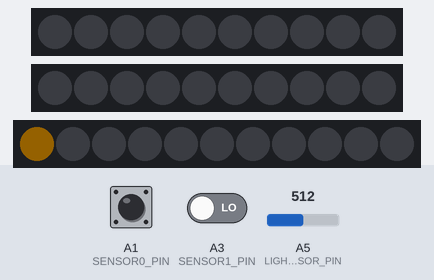
Simulated run of this sketch. Board: Arduino Uno, built with avr-gcc and run on an emulated ATmega328P. Parts: 2 × 10 RGB LEDs in strip order, left to right, 11 RGB LEDs in strip order, left to right. Inputs (shaded band) come from the test bench; at power-on: A1 (SENSOR0_PIN) LOW, A5 (LIGHT_SENSOR_PIN) = 512, A3 (SENSOR1_PIN) LOW. Dim RGB values are drawn brighter than linear; EEPROM starts erased.

Above: at 1.2 s.
1.3 s: A1 (SENSOR0_PIN) driven HIGH
At 2.6 s:
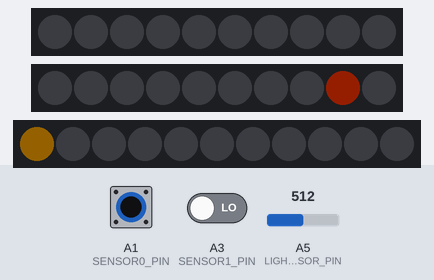
3.1 s: A5 (LIGHT_SENSOR_PIN) set to 716
4.6 s: A5 (LIGHT_SENSOR_PIN) set to 900
6.1 s: A5 (LIGHT_SENSOR_PIN) set to 511
7.6 s: A1 (SENSOR0_PIN) pulsed LOW 5 times (0.12 s each, 0.3 s apart)
At 9.7 s:
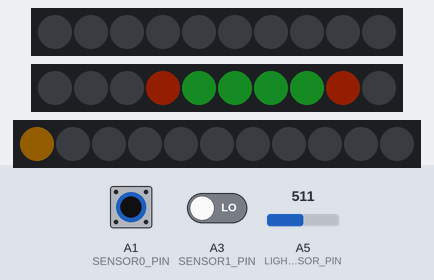
10.7 s: A1 (SENSOR0_PIN) pulsed LOW 5 times (0.12 s each, 0.3 s apart)
At 12.15 s:
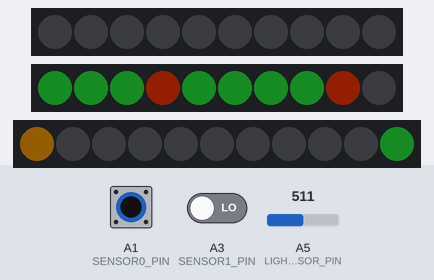
At 13.0 s:
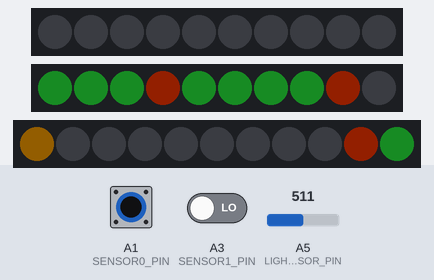
Timing chart, 0 to 14.5 s (numbered marks = the images above; inputs shaded):
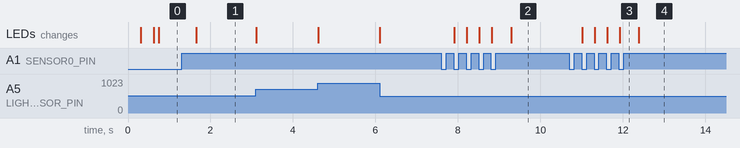

Measured:
- after the input at 1.3 s, the LEDs: change after 0.36 s (image 1)
- after the input at 7.6 s, the LEDs: first change after 0.31 s (image 2 shows a later state)
- after the input at 10.7 s, the LEDs: first change after 0.31 s (image 3 shows a later state)

The sketch:

monthly-calendar.ino
```cpp
#include <Adafruit_NeoPixel.h>
#include <EEPROM.h>

#define DATE_COUNT 366

#define SENSOR0_PIN A1
#define SENSOR1_PIN A3

#define LIGHT_SENSOR_PIN A5
#define LIGHT_SENSOR_MIN 0x100
#define LIGHT_SENSOR_MAX 0x300

#define PIXEL_BRIGHTNESS_MIN 4
#define PIXEL_BRIGHTNESS_MAX 36
#define PIXEL0_PIN 3
#define PIXEL1_PIN 5
#define PIXEL2_PIN 7
#define PIXEL_COUNT 31

#define EEPROM_STATUSES 0
#define EEPROM_DATE (EEPROM_STATUSES + DATE_COUNT)

#define COLOR_NONE (pixels0.Color(0, 0, 0))
#define COLOR_SUCCESS (pixels0.Color(32, 160, 48))
#define COLOR_FAILURE (pixels0.Color(255, 54, 0))
#define COLOR_OOB (pixels0.Color(255, 165, 0))
#define COLOR_TODAY1 (pixels0.Color(16, 16, 64))
#define COLOR_TODAY2 (pixels0.Color(64, 64, 192))
#define COLOR_RESET (pixels0.Color(255, 0, 0))
#define COLOR_INIT (pixels0.Color(255, 255, 255))

#define STATE_INIT 0
#define STATE_CALENDAR 1
#define STATE_OFF 2
#define STATE_RESET 3

#define STATUS_NONE 0
#define STATUS_SUCCESS 1
#define STATUS_FAILURE 2

#define PRESS_NONE 0
#define PRESS_SHORT 1
#define PRESS_LONG 2
#define PRESS_FRAMES_SHORT 3
#define PRESS_FRAMES_LONG 30

Adafruit_NeoPixel pixels0(10, PIXEL0_PIN, NEO_GRB + NEO_KHZ800);
Adafruit_NeoPixel pixels1(10, PIXEL1_PIN, NEO_GRB + NEO_KHZ800);
Adafruit_NeoPixel pixels2(11, PIXEL2_PIN, NEO_GRB + NEO_KHZ800);

int monthLengths[] = { 31, 29, 31, 30, 31, 30, 31, 31, 30, 31, 30, 31 };
int monthStarts[12];
int monthEnds[12];

int statuses[DATE_COUNT];
int date = 0;

int state = STATE_INIT;

int holds[2] = {0};
int presses[2] = {0};
bool pressTriggered = false;

int animationPhase = 0;
bool triggerReset = false;

void setup() {
	pinMode(LIGHT_SENSOR_PIN, INPUT);
	pinMode(SENSOR0_PIN, INPUT);
	pinMode(SENSOR1_PIN, INPUT);

	pixels0.begin();
	pixels1.begin();
	pixels2.begin();

	pixels0.setBrightness(PIXEL_BRIGHTNESS_MIN);
	pixels1.setBrightness(PIXEL_BRIGHTNESS_MIN);
	pixels2.setBrightness(PIXEL_BRIGHTNESS_MIN);

	for (int i = 0; i < 12; ++i) {
		monthStarts[i] = i == 0 ? 0 : (monthStarts[i-1] + monthLengths[i-1]);
		monthEnds[i] = monthStarts[i] + monthLengths[i] - 1;
	}

	for (int i = 0; i < DATE_COUNT; ++i) {
		statuses[i] = EEPROM.read(EEPROM_STATUSES + i);
	}

	date = EEPROM.read(EEPROM_DATE);
}

void loop() {
	pollInput();
	updateLogic();
	updateBrightness();
	updateDisplay();
	delay(10);
}
```

display.ino
```cpp
void clearPixels() {
	pixels0.clear();
	pixels1.clear();
	pixels2.clear();
}

void setPixelColor(int pixel, uint32_t color) {
	if (pixel >= 20) {
		pixels2.setPixelColor(30 - pixel, color);
	}
	else if (pixel >= 10) {
		pixels1.setPixelColor(19 - pixel, color);
	}
	else {
		pixels0.setPixelColor(9 - pixel, color);
	}
}

void updatePixels() {
	pixels0.show();
	pixels1.show();
	pixels2.show();
}

void updateBrightness() {
	int value = analogRead(LIGHT_SENSOR_PIN);
	value -= LIGHT_SENSOR_MIN;
	if (value < 0) value = 0;
	value *= PIXEL_BRIGHTNESS_MAX - PIXEL_BRIGHTNESS_MIN;
	value /= LIGHT_SENSOR_MAX - LIGHT_SENSOR_MIN;
	value += PIXEL_BRIGHTNESS_MIN;
	if (value > PIXEL_BRIGHTNESS_MAX) value = PIXEL_BRIGHTNESS_MAX;

	int currentBrightness = pixels0.getBrightness();
	if (abs(value - currentBrightness) > 1) {
		pixels0.setBrightness(value);
		pixels1.setBrightness(value);
		pixels2.setBrightness(value);
	}
}

void updateDisplay() {
	switch (state) {
	case STATE_INIT:
		displayInit();
		break;

	case STATE_CALENDAR:
		displayCalendar();
		break;

	case STATE_OFF:
		displayOff();
		break;

	case STATE_RESET:
		displayReset();
		break;
	}
}

void displayInit() {
	clearPixels();
	setPixelColor(animationPhase/2, COLOR_INIT);
	updatePixels();

	++animationPhase;
	if (animationPhase >= 2*PIXEL_COUNT) {
		changeState(STATE_CALENDAR);
	}
}

void displayCalendar() {
	int month = getMonthForDate(date);
	int monthLength = monthLengths[month];
	int monthStart = monthStarts[month];

	if (date == monthEnds[month]) {
		bool allSuccess = true;
		for (int d = date; d >= monthStart; --d) {
			if (statuses[d] != STATUS_SUCCESS) {
				allSuccess = false;
			}
		}
		if (allSuccess) {
			displayRainbow();
			return;
		}
	}

	clearPixels();
	for (int i = 0; i < PIXEL_COUNT; ++i) {
		if (i >= monthLength) {
			setPixelColor(i, COLOR_OOB);
		} else switch (statuses[monthStart + i]) {
			case STATUS_NONE:
				if (monthStart + i == date) {
					setPixelColor(i, animationPhase < 150 ? COLOR_TODAY1 : COLOR_TODAY2);
				} else {
					setPixelColor(i, COLOR_NONE);
				}
				break;

			case STATUS_SUCCESS:
				setPixelColor(i, COLOR_SUCCESS);
				break;

			case STATUS_FAILURE:
				setPixelColor(i, COLOR_FAILURE);
				break;
		}
	}
	updatePixels();
	animationPhase = (animationPhase + 1) % 300;
}

void displayRainbow() {
	clearPixels();

	long hue = 256 * animationPhase;
	for (int i = 0; i < PIXEL_COUNT; ++i) {
		int pixelHue = hue + (i * 2048);
		setPixelColor(PIXEL_COUNT-1 - i, pixels0.gamma32(pixels0.ColorHSV(pixelHue)));
	}
	updatePixels();
	animationPhase = (animationPhase + 1) % 256;
}

void displayOff() {
	clearPixels();
	updatePixels();
}

void displayReset() {
	clearPixels();
	for (int i = 0; i < animationPhase/4; ++i) {
		setPixelColor(i, COLOR_RESET);
	}
	updatePixels();

	++animationPhase;
	if (animationPhase >= 4*(PIXEL_COUNT+1)) {
		triggerReset = true;
	}
}
```

input.ino
```cpp
int sensorState[2] = {0};

void pollInput() {
	presses[0] = PRESS_NONE;
	presses[1] = PRESS_NONE;
	holds[0] = digitalRead(SENSOR0_PIN);
	holds[1] = digitalRead(SENSOR1_PIN);

	if (holds[0] || holds[1]) {
		sensorState[0] += holds[0];
		sensorState[1] += holds[1];

		if (!pressTriggered) {
			if (sensorState[0] >= PRESS_FRAMES_LONG && sensorState[1] >= PRESS_FRAMES_LONG) {
				presses[0] = PRESS_LONG;
				presses[1] = PRESS_LONG;
				pressTriggered = true;
			}
			else if (sensorState[0] >= PRESS_FRAMES_LONG && sensorState[1] < PRESS_FRAMES_SHORT) {
				presses[0] = PRESS_LONG;
				presses[1] = PRESS_NONE;
				pressTriggered = true;
			}
			else if (sensorState[0] < PRESS_FRAMES_SHORT && sensorState[1] >= PRESS_FRAMES_LONG) {
				presses[0] = PRESS_NONE;
				presses[1] = PRESS_LONG;
				pressTriggered = true;
			}
		}
	} else {
		if (!pressTriggered && (sensorState[0] || sensorState[1])) {
			presses[0] =
				sensorState[0] >= PRESS_FRAMES_LONG ? PRESS_LONG :
				sensorState[0] >= PRESS_FRAMES_SHORT ? PRESS_SHORT :
				PRESS_NONE;
			presses[1] =
				sensorState[1] >= PRESS_FRAMES_LONG ? PRESS_LONG :
				sensorState[1] >= PRESS_FRAMES_SHORT ? PRESS_SHORT :
				PRESS_NONE;
		}
		sensorState[0] = 0;
		sensorState[1] = 0;
		pressTriggered = false;
	}
}
```

logic.ino
```cpp
void updateLogic() {
	switch (state) {
		case STATE_INIT:
		case STATE_OFF:
			if (presses[0] || presses[1]) {
				changeState(STATE_CALENDAR);
			}
			break;

		case STATE_CALENDAR:
			if (presses[0] == PRESS_LONG && presses[1] == PRESS_LONG) {
				changeState(STATE_RESET);
			}
			else if (presses[0] && presses[1]) {
				changeState(STATE_OFF);
			}
			else if (presses[0] == PRESS_LONG) {
				updateStatus(STATUS_FAILURE);
			}
			else if (presses[0]) {
				updateStatus(STATUS_SUCCESS);
			}
			else if (presses[1]) {
				revertStatus();
			}

			break;

		case STATE_RESET:
			if (!holds[0] || !holds[1]) {
				changeState(STATE_CALENDAR);
				break;
			}

			if (triggerReset) {
				triggerReset = false;
				reset();
				changeState(STATE_CALENDAR);
			}
			break;
	}
}

void changeState(int newState) {
	state = newState;
	animationPhase = 0;
}

void updateStatus(int newStatus) {
	int month = getMonthForDate(date);
	if (monthEnds[month] == date) {
		if (statuses[date] == STATUS_NONE) {
			setDateStatus(newStatus);
		} else {
			incrementDate();
		}
	} else {
		setDateStatus(newStatus);
		incrementDate();
	}
}

void revertStatus() {
	int month = getMonthForDate(date);
	if (monthStarts[month] == date && statuses[date] == STATUS_NONE) {
		decrementDate();
	} else if (monthEnds[month] == date && statuses[date] != STATUS_NONE) {
		setDateStatus(STATUS_NONE);
	} else {
		decrementDate();
		setDateStatus(STATUS_NONE);
	}
}

int getMonthForDate(int date) {
	for (int i = 11; i >= 0; --i) {
		if (monthStarts[i] <= date) {
			return i;
		}
	}
	return 0;
}

void setDateStatus(int newStatus) {
	statuses[date] = newStatus;
	EEPROM.update(EEPROM_STATUSES + date, newStatus);
}

void incrementDate() {
	date = (date + 1) % DATE_COUNT;
	EEPROM.update(EEPROM_DATE, date);
}

void decrementDate() {
	date = (date - 1 + DATE_COUNT) % DATE_COUNT;
	EEPROM.update(EEPROM_DATE, date);
}

void reset() {
	for (int i = 0; i < DATE_COUNT; ++i) {
		statuses[i] = STATUS_NONE;
		EEPROM.update(EEPROM_STATUSES + i, STATUS_NONE);
	}

	date = 0;
	EEPROM.update(EEPROM_DATE, 0);
}
```
